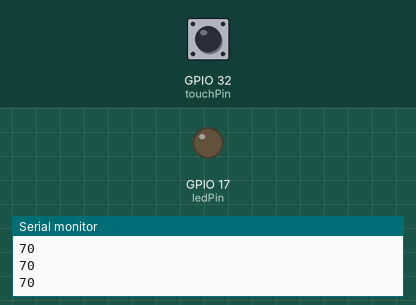
Simulated run of this sketch. Board: ESP32. Shown: output pins drawn as LEDs (lit = HIGH), the last lines printed to the serial monitor. The test bench sets the inputs (shaded band); at power-on: GPIO 32 (touchPin) HIGH.

Above: at 2.2 s.
2.3 s: GPIO 32 (touchPin) pulled LOW for 0.15 s
At 2.4 s:
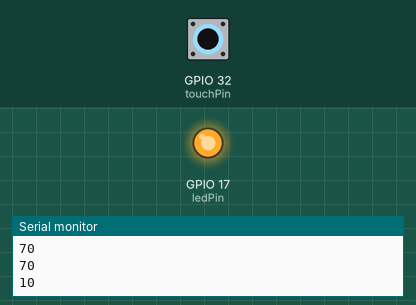
4.0 s: GPIO 32 (touchPin) pulled LOW for 3.2 s
At 8.2 s:
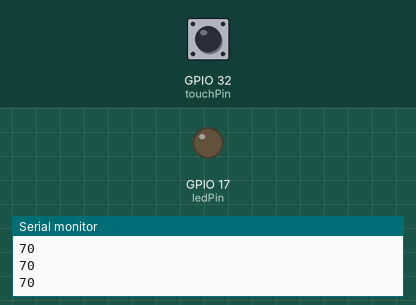
Timing chart, 0 to 9.7 s (numbered marks = the images above; inputs shaded):
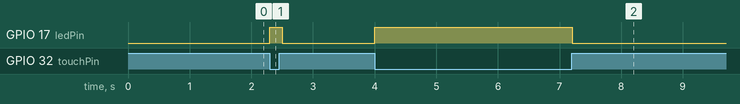

The sketch:

MIX_Touch_Controls_LED.ino
```cpp
const int touchPin = 32;  // touch-sensor pin
const int ledPin = 17;    // the LED pin

// TODO: set from your own readings. The lecture gives no threshold;
// slide 40 only shows about 38-46 untouched and 6-9 touched.
const int Threshold = 20;

int Value = 0;

void setup() {
  Serial.begin(115200);
  delay(1000); // give me time to bring up serial monitor
  pinMode(ledPin, OUTPUT);
}

void loop() {
  Value = touchRead(touchPin);
  Serial.println(Value);
  if (Value < Threshold) {
    // touching the wire returns a low value
    digitalWrite(ledPin, HIGH);
  } else {
    digitalWrite(ledPin, LOW);
  }
  delay(100);
}
```

Measured:
- after the input at 2.3 s, GPIO 17 (ledPin): LOW → HIGH at once, → LOW 0.20 s later
- after the input at 4.0 s, GPIO 17 (ledPin): LOW → HIGH at once, → LOW 3.2 s later
